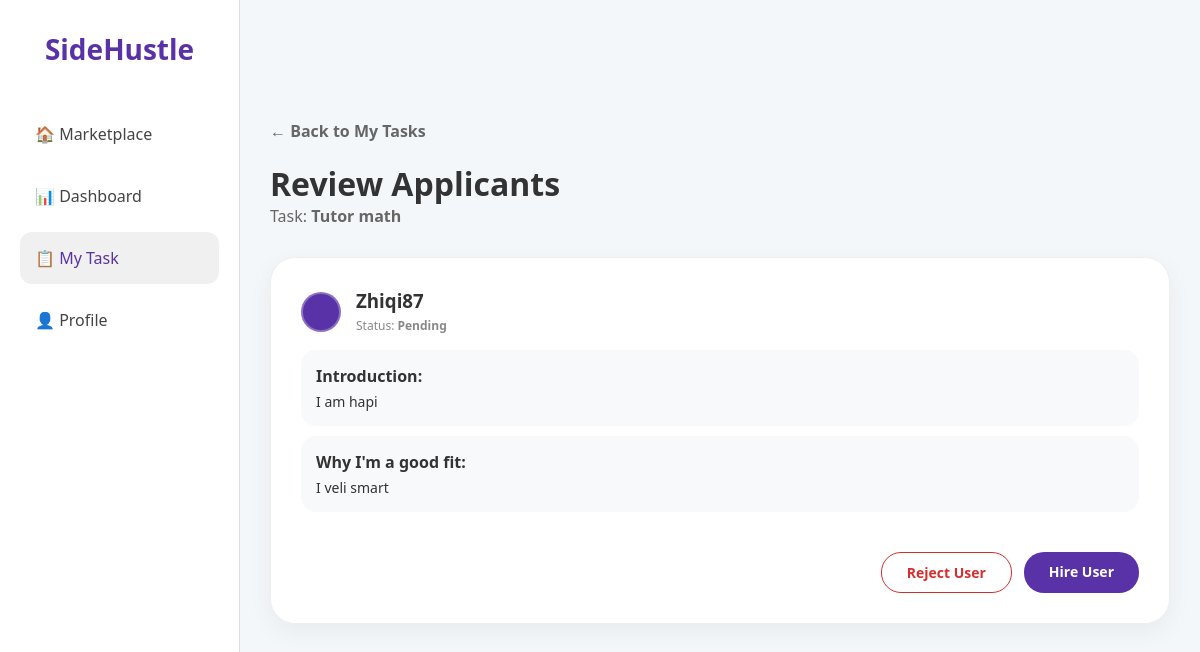
/view-applicants/2 (signed in), run on an earlier commit of the app's database.
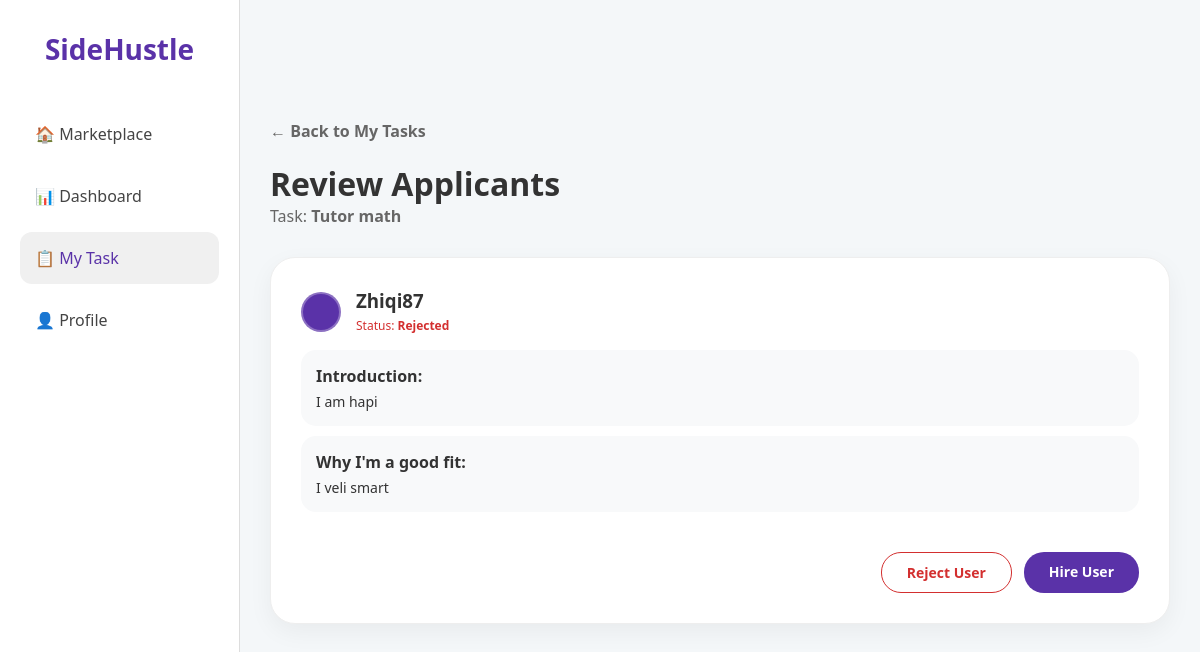
And on a later commit of the database.
### app.py (models this page shows)
class Application(db.Model):
    id = db.Column(db.Integer, primary_key=True)
    task_id = db.Column(db.Integer, db.ForeignKey('task.id'), nullable=False)
    applicant_username = db.Column(db.String(50), nullable=False)
    intro = db.Column(db.Text)
    reason = db.Column(db.Text)
    status = db.Column(db.String(20), default='Pending')

### app.py (the view)
@app.route('/view-applicants/<int:task_id>')
def view_applicants(task_id):
    if 'user_id' not in session:
        return redirect(url_for('login'))
    task = Task.query.get_or_404(task_id)
    apps = Application.query.filter_by(task_id=task_id).all()
    return render_template('view_applicants.html', task=task, apps=apps)

### templates/view_applicants.html
<!DOCTYPE html>
<html>
<head>
    <link rel="stylesheet" href="{{ url_for('static', filename='style.css') }}">
</head>
<body>
    <div class="main-layout">
        <div class="sidebar">
            <div class="sidebar-top">
                <h2>SideHustle</h2>
                <div class="sidebar-menu">
                    <a href="{{ url_for('marketplace') }}">🏠 Marketplace</a>
                    <a href="/dashboard">📊 Dashboard</a>
                    <a href="{{ url_for('my_task') }}" style="background: #f0f0f0; color: #5a32a8;">📋 My Task</a>
                    <a href="#">👤 Profile</a>
                </div>
            </div>
        </div>
        <div class="content">
            <a href="{{ url_for('my_task') }}" class="back-link">← Back to My Tasks</a>
            <h1 style="margin-top: 20px;">Review Applicants</h1>
            <p style="color: #666; margin-bottom: 30px;">Task: <strong>{{ task.title }}</strong></p>
            {% if not apps %}
                <div class="card" style="text-align: center; padding: 50px;">
                    <p>No one has applied for this task yet :P </p>
                </div>
            {% else %}
                <div style="display: flex; flex-direction: column; gap: 20px;">
                    {% for app in apps %}
                        <div class="card" style="min-height: auto;">
                            <div style="display: flex; align-items: center; gap: 15px; margin-bottom: 15px;">
                                <div class="profile-circle" style="background: #5a32a8; width: 40px; height: 40px;"></div>
                                <div>
                                    <h3 style="margin: 0;">{{ app.applicant_username }}</h3>
                                    <span style="font-size: 12px; color: {% if app.status == 'Rejected' %}#d32f2f{% elif app.status == 'Hired' %}#2e7d32{% else %}#888{% endif %};">
                                        Status: <strong>{{ app.status }}</strong>
                                    </span>
                                </div>
                            </div>
                        <div style="background: #f8f9fa; padding: 15px; border-radius: 15px; margin-bottom: 10px;">
                            <strong>Introduction:</strong>
                            <p style="font-size: 14px; margin-top: 5px;">{{ app.intro }}</p>
                        </div>
                        <div style="background: #f8f9fa; padding: 15px; border-radius: 15px; margin-bottom: 20px;">
                            <strong>Why I'm a good fit:</strong>
                            <p style="font-size: 14px; margin-top: 5px;">{{ app.reason }}</p>
                        </div>
                    <div style="display: flex; justify-content: flex-end; gap: 12px; margin-top: 20px;">
                        <a href="{{ url_for('reject_applicant', app_id=app.id) }}" class="btn-reject">Reject User</a>
                        <a href="{{ url_for('hire_applicant', app_id=app.id) }}" class="btn-hire">Hire User</a>
                    </div>
                    </div>
                    {% endfor %}
                </div>
            {% endif %}
        </div>
    </div>
</body>
</html>

What changed in the data, as far as the page shows it:
changed Application "Zhiqi87": status "Pending" → "Rejected"
